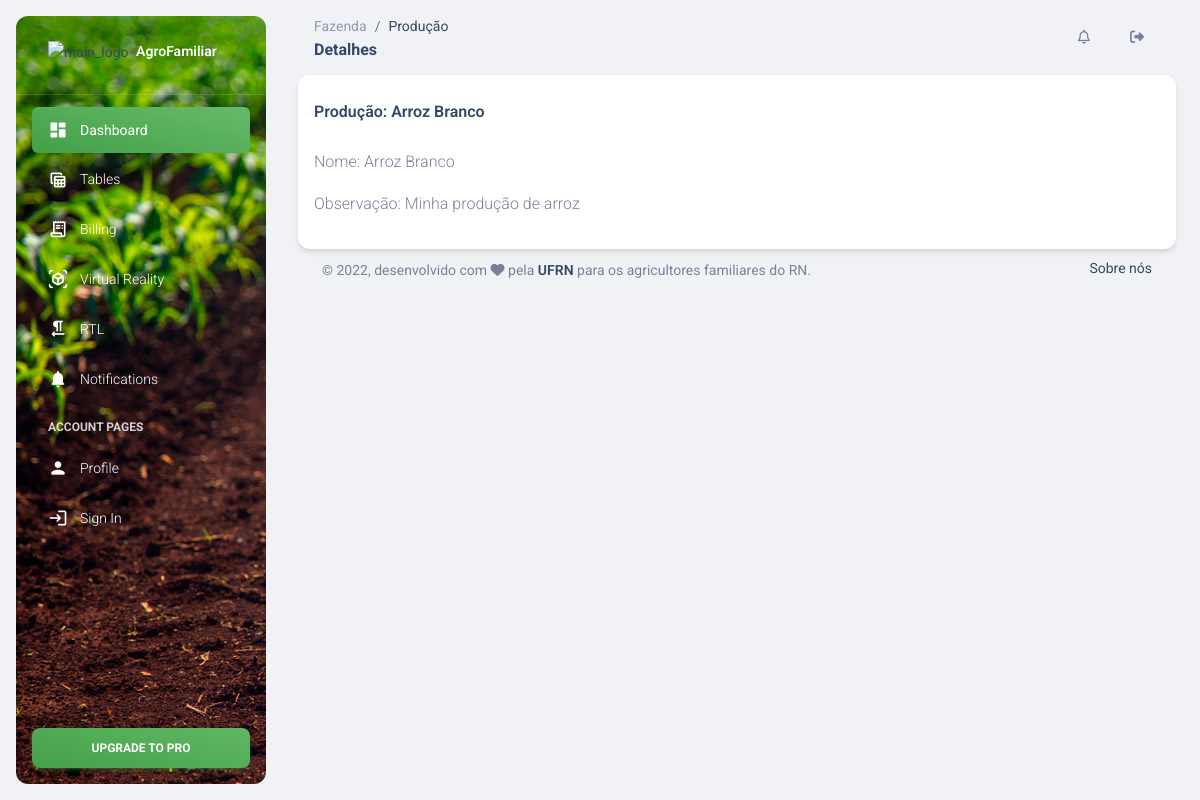
/producao/detalhes_producao/6, run on an earlier commit of the app's database.
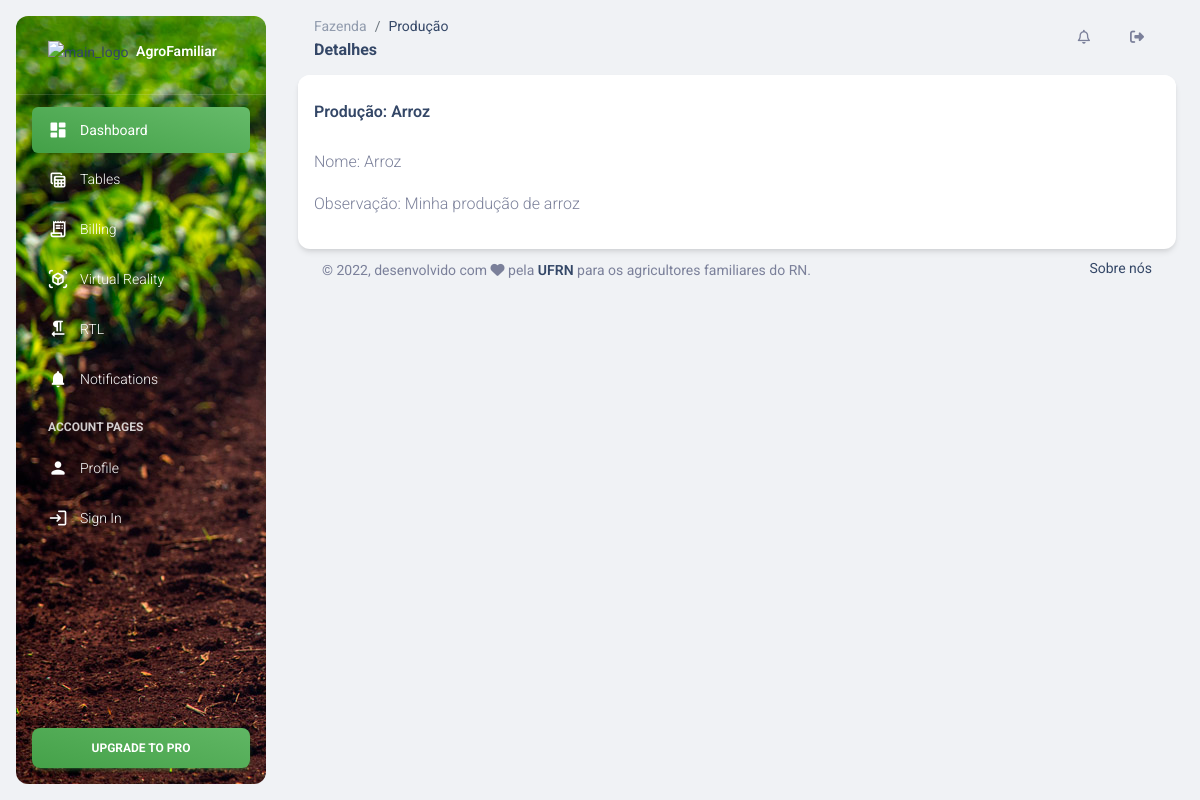
And on a later commit of the database.
### Producao/models.py (models this page shows, shortened)
class Producao(models.Model):
    nome = models.CharField(max_length=100, verbose_name="Nome")
    observacao = models.TextField(verbose_name="Observação")
    ativo = models.BooleanField(verbose_name="Ativo", default=True)
    class Meta:
        ordering = ['nome']
        verbose_name = "Produção"
        verbose_name_plural = "Produções"

### Producao/views.py (the view)
# urls.py: path('detalhes_producao/<int:pk>', views.detalhes_producao, name='detalhes_producao'),
def detalhes_producao(request, pk):
    producao = Producao.objects.filter(pk=pk)[0]
    informacoes = {
        'producao': producao
    }
    return render(request, "Producao/detalhes.html", informacoes)

### Templates/Producao/detalhes.html
{% extends "Base/base.html" %}
{% load bootstrap5 %}
{% block titulo %}
    Detalhes
{% endblock %}
{% block diretorio_raiz %}
Fazenda
{% endblock %}
{% block diretorio %}
Produção
{% endblock %}
{% block conteudo %}
<div class="card">
<div class="card-header pb-0 px-3">
  <h6 class="mb-0">Produção: {{producao.nome}}</h6>
</div>
<div class="card-body pt-4 p-3">
    <p>Nome: {{ producao.nome }}</p>
    <p>Observação: {{ producao.observacao }}</p>
</div>
</div>
{% endblock %}

What changed in the data, as far as the page shows it:
changed Producao "Minha produção de arroz": nome "Arroz Branco" → "Arroz"
